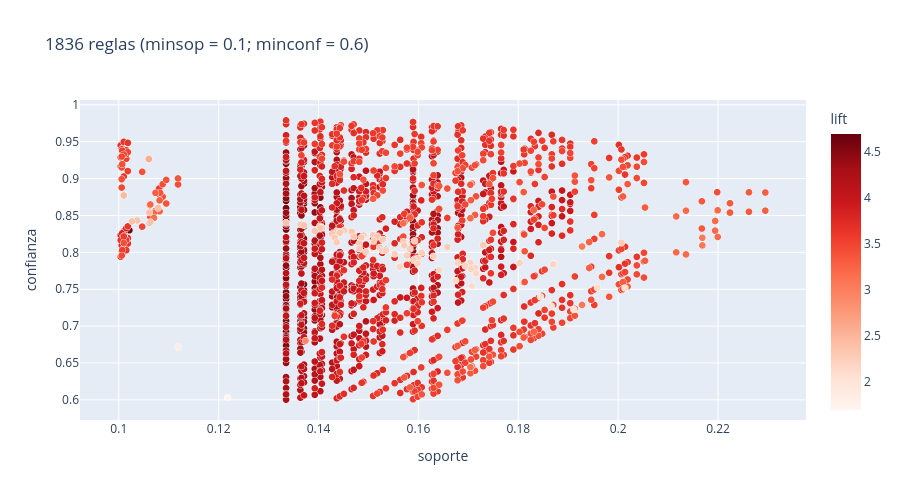

Source (notebook cell):
### Markdown cell above
**a) Dispersión interactiva soporte–confianza coloreada por lift (Plotly).**

### Code cell
dispersion = tabla_reglas(reglas)
figura = px.scatter(dispersion, x="soporte", y="confianza", color="lift",
                    hover_name="regla", hover_data={"soporte": ":.3f", "confianza": ":.3f", "lift": ":.2f"},
                    color_continuous_scale="Reds", height=500,
                    title=f"{len(dispersion)} reglas (minsop = {MIN_SOPORTE}; minconf = {MIN_CONFIANZA})")
figura.update_traces(marker=dict(size=7, line=dict(width=0.3, color="white")))
figura.show()

### Figure 1 — Plotly figure (JSON) as saved in the notebook; plotly's stock layout.template omitted (floating-point values rounded to 4 significant figures; data arrays with more than 128 entries replaced by an {"elided": "..."} marker saying what was removed)
{"data": [{"customdata": {"elided": "1836x1 float values"}, "hovertemplate": "<b>%{hovertext}</b><br><br>soporte=%{x:.3f}<br>confianza=%{y:.3f}<br>lift=%{marker.color:.2f}<extra></extra>", "hovertext": {"elided": "1836 str values"}, "legendgroup": "", "marker": {"color": {"elided": "1836 float values"}, "coloraxis": "coloraxis", "line": {"color": "white", "width": 0.3}, "size": 7, "symbol": "circle"}, "mode": "markers", "name": "", "showlegend": false, "type": "scattergl", "x": {"elided": "1836 float values"}, "xaxis": "x", "y": {"elided": "1836 float values"}, "yaxis": "y"}], "layout": {"coloraxis": {"autocolorscale": false, "colorbar": {"title": {"text": "lift"}}, "colorscale": [[0.0, "rgb(255,245,240)"], [0.125, "rgb(254,224,210)"], [0.25, "rgb(252,187,161)"], [0.375, "rgb(252,146,114)"], [0.5, "rgb(251,106,74)"], [0.625, "rgb(239,59,44)"], [0.75, "rgb(203,24,29)"], [0.875, "rgb(165,15,21)"], [1.0, "rgb(103,0,13)"]]}, "height": 500, "legend": {"tracegroupgap": 0}, "title": {"text": "1836 reglas (minsop = 0.1; minconf = 0.6)"}, "xaxis": {"anchor": "y", "domain": [0.0, 1.0], "title": {"text": "soporte"}}, "yaxis": {"anchor": "x", "domain": [0.0, 1.0], "title": {"text": "confianza"}}}}
